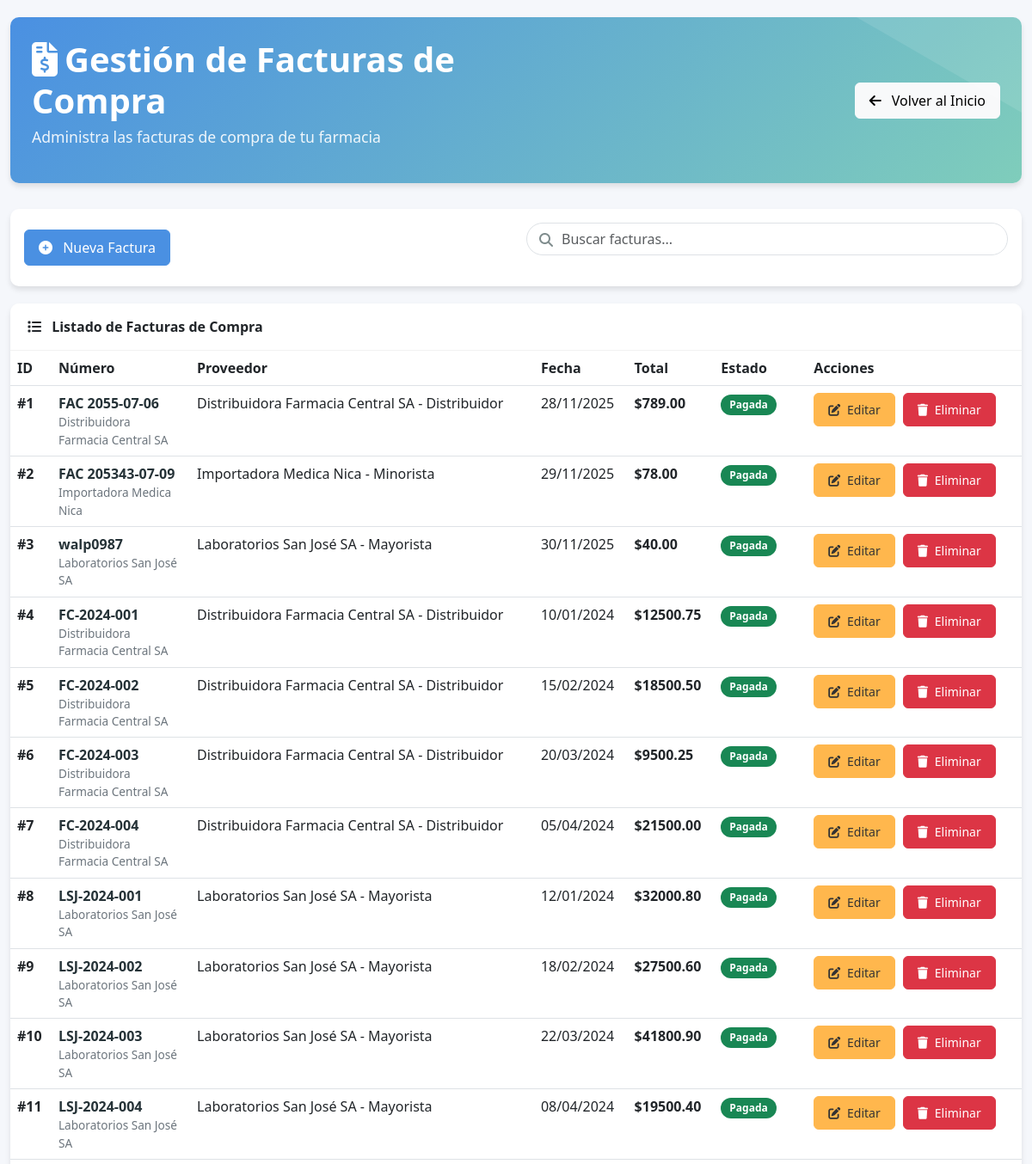
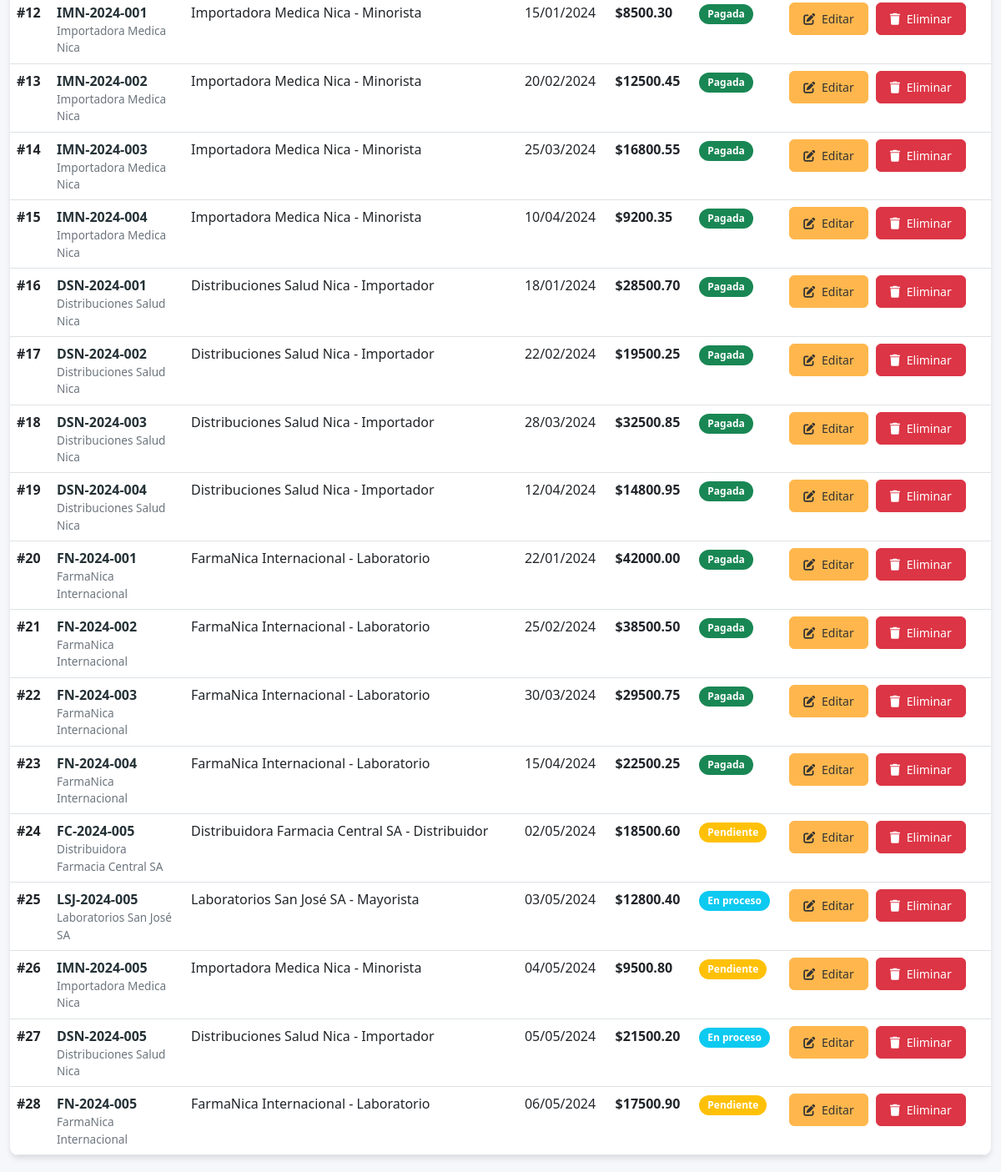
Screenshot of /farmacia/facturas-compra/ (signed in) with the database file from the repository (2 pictures, top to bottom).
### farmacia_app/models.py (models this page shows, shortened)
class FacturaCompra(models.Model):
    id_factura_compra = models.AutoField(primary_key=True)
    fecha = models.DateField()
    total = models.DecimalField(max_digits=12, decimal_places=2)
    id_proveedor = models.ForeignKey(Proveedor, on_delete=models.CASCADE, db_column='id_proveedor')
    numero_factura = models.CharField(max_length=50, blank=True, null=True)
    impuesto = models.DecimalField(max_digits=10, decimal_places=2, blank=True, null=True)
    estado = models.CharField(max_length=50, blank=True, null=True)
    class Meta:
        db_table = 'Factura_Compra'

class Proveedor(models.Model):
    id_proveedor = models.AutoField(primary_key=True)
    nombre_contacto = models.CharField(max_length=255)
    direccion = models.TextField(blank=True, null=True)
    telefono = models.CharField(max_length=20, blank=True, null=True)
    fecha_registro = models.DateField(blank=True, null=True)
    ruc = models.CharField(max_length=20, blank=True, null=True)
    correo = models.EmailField(blank=True, null=True)
    estado = models.IntegerField(default=1)
    tipo_proveedor = models.CharField(max_length=100, blank=True, null=True)
    class Meta:
        db_table = 'Proveedor'

### farmacia_app/views.py (the view)
# urls.py: path('facturas-compra/', login_required(views.facturacompra_list), name='facturacompra_list'),
def facturacompra_list(request):
    facturas = FacturaCompra.objects.all()
    return render(request, 'facturas/facturacompra_list.html', {'facturas': facturas})

### farmacia_app/templates/facturas/facturacompra_list.html (shortened to what this page needs)
<!DOCTYPE html>
<html lang="es">
<head>
    <link href="https://cdn.jsdelivr.net/npm/bootstrap@5.3.0/dist/css/bootstrap.min.css" rel="stylesheet">
    <link rel="stylesheet" href="https://cdnjs.cloudflare.com/ajax/libs/font-awesome/6.4.0/css/all.min.css">
</head>
<body>
    <div class="container">
        <div class="header-section fade-in">
            <div class="row align-items-center">
                <div class="col-md-6">
                    <h1 class="header-title"><i class="fas fa-file-invoice-dollar me-2"></i>Gestión de Facturas de Compra</h1>
                    <p class="header-subtitle">Administra las facturas de compra de tu farmacia</p>
                </div>
                <div class="col-md-6 text-end">
                    <a href="{% url 'home' %}" class="btn btn-light">
                        <i class="fas fa-arrow-left me-2"></i> Volver al Inicio
                    </a>
                </div>
            </div>
        </div>
        <div class="card fade-in">
            <div class="card-body">
                <div class="row align-items-center">
                    <div class="col-md-6">
                        <a href="{% url 'facturacompra_create' %}" class="btn btn-primary">
                            <i class="fas fa-plus-circle me-2"></i> Nueva Factura
                        </a>
                    </div>
                    <div class="col-md-6">
                        <div class="search-box">
                            <i class="fas fa-search"></i>
                            <input type="text" class="form-control" placeholder="Buscar facturas...">
                        </div>
                    </div>
                </div>
            </div>
        </div>
        <div class="card fade-in">
            <div class="card-header">
                <i class="fas fa-list me-2"></i> Listado de Facturas de Compra
            </div>
            <div class="table-responsive">
                <table class="table table-hover">
                    <thead>
                        <tr>
                            <th>ID</th>
                            <th>Número</th>
                            <th>Proveedor</th>
                            <th>Fecha</th>
                            <th>Total</th>
                            <th>Estado</th>
                            <th>Acciones</th>
                        </tr>
                    </thead>
                    <tbody>
                        {% for factura in facturas %}
                        <tr>
                            <td><strong>#{{ factura.id_factura_compra }}</strong></td>
                            <td class="factura-info">
                                <div class="factura-number">{{ factura.numero_factura }}</div>
                                {% if factura.id_proveedor %}
                                <div class="factura-details">{{ factura.id_proveedor.nombre_contacto }}</div>
                                {% endif %}
                            </td>
                            <td>
                                {% if factura.id_proveedor %}
                                    {{ factura.id_proveedor.nombre_contacto }} - {{ factura.id_proveedor.tipo_proveedor }}
                                {% else %}
                                    <span class="text-muted">N/A</span>
                                {% endif %}
                            </td>
                            <td>{{ factura.fecha|date:"d/m/Y" }}</td>
                            <td><strong>${{ factura.total }}</strong></td>
                            <td>
                                {% if factura.estado == 'Pagada' %}
                                    <span class="badge bg-success">{{ factura.estado }}</span>
                                {% elif factura.estado == 'Pendiente' %}
                                    <span class="badge bg-warning">{{ factura.estado }}</span>
                                {% elif factura.estado == 'Anulada' %}
                                    <span class="badge bg-danger">{{ factura.estado }}</span>
                                {% elif factura.estado == 'En proceso' %}
                                    <span class="badge bg-info">{{ factura.estado }}</span>
                                {% else %}
                                    <span class="badge bg-secondary">{{ factura.estado }}</span>
                                {% endif %}
                            </td>
                            <td class="action-buttons">
                                <a href="{% url 'facturacompra_edit' factura.id_factura_compra %}" class="btn btn-warning btn-sm">
                                    <i class="fas fa-edit me-1"></i> Editar
                                </a>
                                <a href="{% url 'facturacompra_delete' factura.id_factura_compra %}" class="btn btn-danger btn-sm">
                                    <i class="fas fa-trash me-1"></i> Eliminar
                                </a>
                            </td>
                        </tr>
                        {% endfor %}
                    </tbody>
                </table>
            </div>
        </div>
    </div>
</body>
</html>

### farmacia_app/templates/facturas/facturacompra_list.html (style rules this page uses)
:root { --primary: #4a90e2; --secondary: #7fcdbb; --dark: #253237; --light: #f5f7fb; --success: #28a745; --accent: #ffb74d; --danger: #dc3545; --warning: #ffc107; }
body { background: var(--light); font-family: "Segoe UI", sans-serif; padding-top: 20px; }
.container { max-width: 1400px; }
.header-section { background: linear-gradient(135deg, var(--primary), var(--secondary)); color: white; padding: 25px; border-radius: 10px; margin-bottom: 30px; box-shadow: 0 4px 6px rgba(0, 0, 0, 0.1); position: relative; overflow: hidden; }
.header-section::before { content: ""; position: absolute; top: -50%; right: -50%; width: 100%; height: 100%; background: rgba(255, 255, 255, 0.1); transform: rotate(30deg); }
.header-title { font-weight: 700; margin-bottom: 5px; }
.header-subtitle { opacity: 0.9; font-size: 1.1rem; }
.card { border: none; border-radius: 10px; box-shadow: 0 4px 6px rgba(0, 0, 0, 0.1); transition: transform 0.3s ease, box-shadow 0.3s ease; margin-bottom: 20px; overflow: hidden; }
.card-header { background-color: white; border-bottom: 1px solid rgba(0, 0, 0, 0.05); padding: 15px 20px; font-weight: 600; }
.table-responsive { border-radius: 0 0 10px 10px; overflow: hidden; }
.table { margin-bottom: 0; }
.table thead { background-color: var(--dark); color: white; }
.table tbody tr { transition: background-color 0.2s ease; }
.btn { border-radius: 6px; font-weight: 500; transition: all 0.3s ease; padding: 8px 16px; }
.btn-primary { background-color: var(--primary); border-color: var(--primary); }
.btn-warning { background-color: var(--accent); border-color: var(--accent); color: #333; }
.btn-danger { background-color: var(--danger); border-color: var(--danger); }
.action-buttons .btn { margin-right: 5px; margin-bottom: 5px; }
.search-box { position: relative; margin-bottom: 20px; }
.search-box input { padding-left: 40px; border-radius: 30px; }
.search-box i { position: absolute; left: 15px; top: 12px; color: #7f8c8d; }
.fade-in { animation: fadeIn 0.5s ease-in; }
.badge { font-size: 0.75rem; padding: 6px 10px; border-radius: 20px; }
.factura-info { max-width: 150px; }
.factura-number { font-weight: 600; color: var(--dark); }
.factura-details { font-size: 0.85rem; color: #6c757d; }

### rows the page displays
FacturaCompra: id_factura_compra "1", numero_factura "FAC 2055-07-06", id_proveedor.nombre_contacto "Distribuidora Farmacia Central SA", id_proveedor.tipo_proveedor "Distribuidor", fecha "28/11/2025", total "789.00", estado "Pagada"
FacturaCompra: id_factura_compra "2", numero_factura "FAC 205343-07-09", id_proveedor.nombre_contacto "Importadora Medica Nica", id_proveedor.tipo_proveedor "Minorista", fecha "29/11/2025", total "78.00", estado "Pagada"
FacturaCompra: id_factura_compra "3", numero_factura "walp0987", id_proveedor.nombre_contacto "Laboratorios San José SA", id_proveedor.tipo_proveedor "Mayorista", fecha "30/11/2025", total "40.00", estado "Pagada"
FacturaCompra: id_factura_compra "4", numero_factura "FC-2024-001", id_proveedor.nombre_contacto "Distribuidora Farmacia Central SA", id_proveedor.tipo_proveedor "Distribuidor", fecha "10/01/2024", total "12500.75", estado "Pagada"
FacturaCompra: id_factura_compra "5", numero_factura "FC-2024-002", id_proveedor.nombre_contacto "Distribuidora Farmacia Central SA", id_proveedor.tipo_proveedor "Distribuidor", fecha "15/02/2024", total "18500.50", estado "Pagada"
FacturaCompra: id_factura_compra "6", numero_factura "FC-2024-003", id_proveedor.nombre_contacto "Distribuidora Farmacia Central SA", id_proveedor.tipo_proveedor "Distribuidor", fecha "20/03/2024", total "9500.25", estado "Pagada"
FacturaCompra: id_factura_compra "7", numero_factura "FC-2024-004", id_proveedor.nombre_contacto "Distribuidora Farmacia Central SA", id_proveedor.tipo_proveedor "Distribuidor", fecha "05/04/2024", total "21500.00", estado "Pagada"
FacturaCompra: id_factura_compra "8", numero_factura "LSJ-2024-001", id_proveedor.nombre_contacto "Laboratorios San José SA", id_proveedor.tipo_proveedor "Mayorista", fecha "12/01/2024", total "32000.80", estado "Pagada"
FacturaCompra: id_factura_compra "9", numero_factura "LSJ-2024-002", id_proveedor.nombre_contacto "Laboratorios San José SA", id_proveedor.tipo_proveedor "Mayorista", fecha "18/02/2024", total "27500.60", estado "Pagada"
FacturaCompra: id_factura_compra "10", numero_factura "LSJ-2024-003", id_proveedor.nombre_contacto "Laboratorios San José SA", id_proveedor.tipo_proveedor "Mayorista", fecha "22/03/2024", total "41800.90", estado "Pagada"
FacturaCompra: id_factura_compra "11", numero_factura "LSJ-2024-004", id_proveedor.nombre_contacto "Laboratorios San José SA", id_proveedor.tipo_proveedor "Mayorista", fecha "08/04/2024", total "19500.40", estado "Pagada"
FacturaCompra: id_factura_compra "12", numero_factura "IMN-2024-001", id_proveedor.nombre_contacto "Importadora Medica Nica", id_proveedor.tipo_proveedor "Minorista", fecha "15/01/2024", total "8500.30", estado "Pagada"
FacturaCompra: id_factura_compra "13", numero_factura "IMN-2024-002", id_proveedor.nombre_contacto "Importadora Medica Nica", id_proveedor.tipo_proveedor "Minorista", fecha "20/02/2024", total "12500.45", estado "Pagada"
FacturaCompra: id_factura_compra "14", numero_factura "IMN-2024-003", id_proveedor.nombre_contacto "Importadora Medica Nica", id_proveedor.tipo_proveedor "Minorista", fecha "25/03/2024", total "16800.55", estado "Pagada"
FacturaCompra: id_factura_compra "15", numero_factura "IMN-2024-004", id_proveedor.nombre_contacto "Importadora Medica Nica", id_proveedor.tipo_proveedor "Minorista", fecha "10/04/2024", total "9200.35", estado "Pagada"
FacturaCompra: id_factura_compra "16", numero_factura "DSN-2024-001", id_proveedor.nombre_contacto "Distribuciones Salud Nica", id_proveedor.tipo_proveedor "Importador", fecha "18/01/2024", total "28500.70", estado "Pagada"
FacturaCompra: id_factura_compra "17", numero_factura "DSN-2024-002", id_proveedor.nombre_contacto "Distribuciones Salud Nica", id_proveedor.tipo_proveedor "Importador", fecha "22/02/2024", total "19500.25", estado "Pagada"
FacturaCompra: id_factura_compra "18", numero_factura "DSN-2024-003", id_proveedor.nombre_contacto "Distribuciones Salud Nica", id_proveedor.tipo_proveedor "Importador", fecha "28/03/2024", total "32500.85", estado "Pagada"
FacturaCompra: id_factura_compra "19", numero_factura "DSN-2024-004", id_proveedor.nombre_contacto "Distribuciones Salud Nica", id_proveedor.tipo_proveedor "Importador", fecha "12/04/2024", total "14800.95", estado "Pagada"
FacturaCompra: id_factura_compra "20", numero_factura "FN-2024-001", id_proveedor.nombre_contacto "FarmaNica Internacional", id_proveedor.tipo_proveedor "Laboratorio", fecha "22/01/2024", total "42000.00", estado "Pagada"
FacturaCompra: id_factura_compra "21", numero_factura "FN-2024-002", id_proveedor.nombre_contacto "FarmaNica Internacional", id_proveedor.tipo_proveedor "Laboratorio", fecha "25/02/2024", total "38500.50", estado "Pagada"
FacturaCompra: id_factura_compra "22", numero_factura "FN-2024-003", id_proveedor.nombre_contacto "FarmaNica Internacional", id_proveedor.tipo_proveedor "Laboratorio", fecha "30/03/2024", total "29500.75", estado "Pagada"
FacturaCompra: id_factura_compra "23", numero_factura "FN-2024-004", id_proveedor.nombre_contacto "FarmaNica Internacional", id_proveedor.tipo_proveedor "Laboratorio", fecha "15/04/2024", total "22500.25", estado "Pagada"
FacturaCompra: id_factura_compra "24", numero_factura "FC-2024-005", id_proveedor.nombre_contacto "Distribuidora Farmacia Central SA", id_proveedor.tipo_proveedor "Distribuidor", fecha "02/05/2024", total "18500.60", estado "Pendiente"
FacturaCompra: id_factura_compra "25", numero_factura "LSJ-2024-005", id_proveedor.nombre_contacto "Laboratorios San José SA", id_proveedor.tipo_proveedor "Mayorista", fecha "03/05/2024", total "12800.40", estado "En proceso"
FacturaCompra: id_factura_compra "26", numero_factura "IMN-2024-005", id_proveedor.nombre_contacto "Importadora Medica Nica", id_proveedor.tipo_proveedor "Minorista", fecha "04/05/2024", total "9500.80", estado "Pendiente"
FacturaCompra: id_factura_compra "27", numero_factura "DSN-2024-005", id_proveedor.nombre_contacto "Distribuciones Salud Nica", id_proveedor.tipo_proveedor "Importador", fecha "05/05/2024", total "21500.20", estado "En proceso"
FacturaCompra: id_factura_compra "28", numero_factura "FN-2024-005", id_proveedor.nombre_contacto "FarmaNica Internacional", id_proveedor.tipo_proveedor "Laboratorio", fecha "06/05/2024", total "17500.90", estado "Pendiente"
